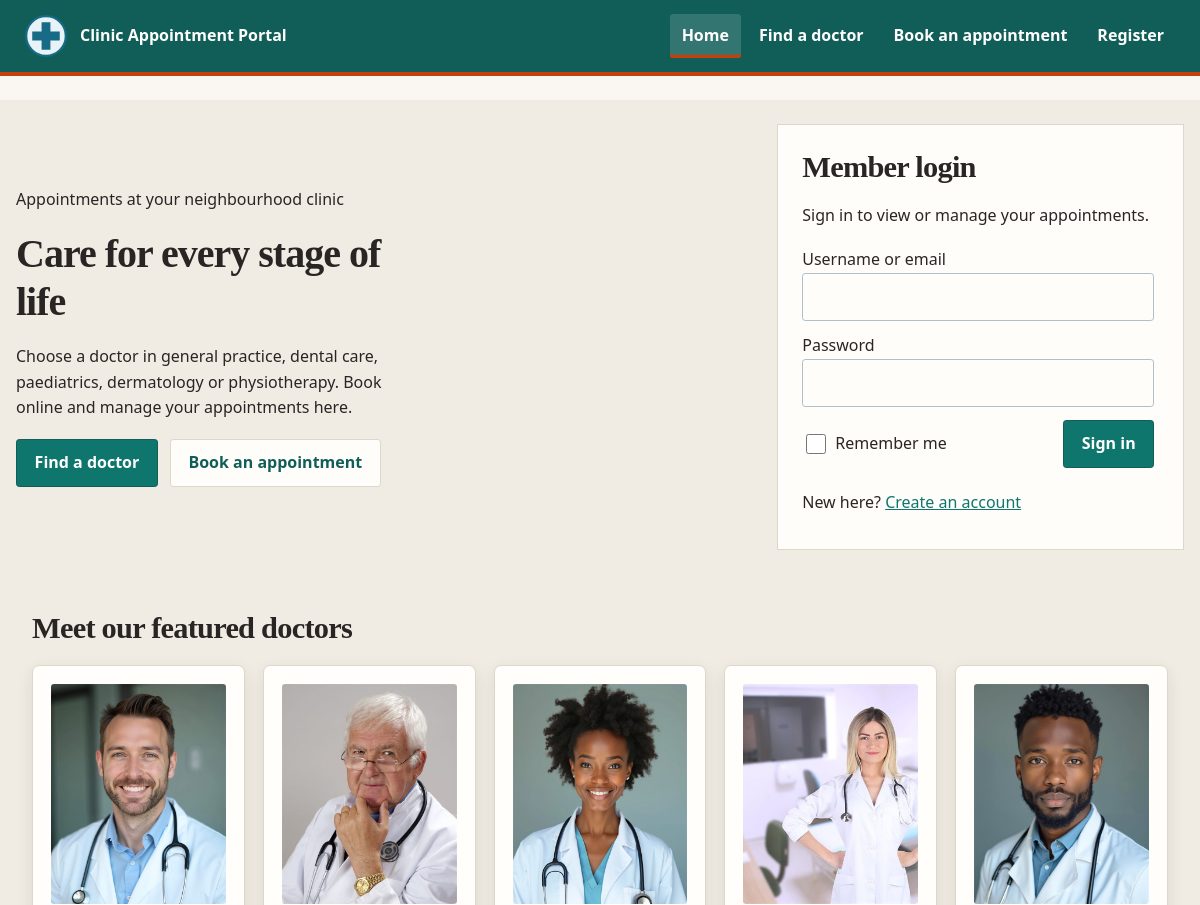
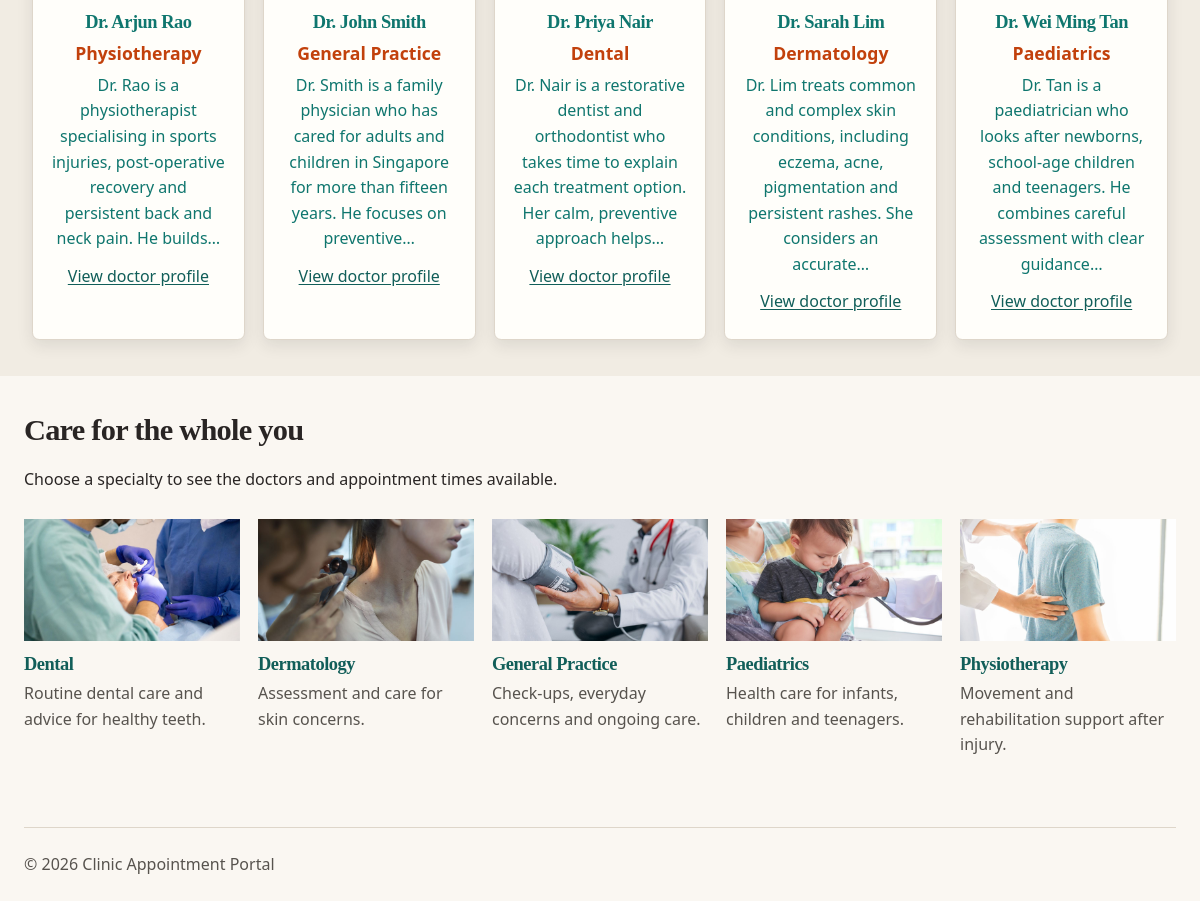
The app's page /clinic-plus/index.php with its own data (2 pictures, top to bottom).
### tables this page shows
CREATE TABLE `doctor` (
  `DoctorID` INT NOT NULL AUTO_INCREMENT,
  `FullName` VARCHAR(100) NOT NULL,
  `User` VARCHAR(100) NOT NULL,
  `HashPass` VARCHAR(255) NOT NULL,
  `Email` VARCHAR(100) NOT NULL,
  `Specialty` VARCHAR(80) DEFAULT NULL,
  `Qualifications` VARCHAR(255) DEFAULT NULL,
  `Languages` VARCHAR(120) DEFAULT NULL,
  `WriteUp` MEDIUMTEXT DEFAULT NULL,
  `ImageURL` VARCHAR(255) DEFAULT NULL,
  PRIMARY KEY (`DoctorID`),
  UNIQUE KEY `uq_doctor_user` (`User`),
  UNIQUE KEY `uq_doctor_email` (`Email`)
);

### clinic-plus/lib/helpers.php (called while the page is built, shortened)
<?php
function e(mixed $s): string
{
    return htmlspecialchars($s ?? '', ENT_QUOTES, 'UTF-8');
}
function text_excerpt(string $text, int $limit = 140): string
{
    $text = trim(preg_replace('/\s+/u', ' ', $text) ?? $text);
    preg_match_all('/./us', $text, $characters);
    $excerpt = implode('', array_slice($characters[0], 0, $limit));
    $boundary = strrpos($excerpt, ' ');
    if ($boundary !== false) {
        $excerpt = substr($excerpt, 0, $boundary);
    }
    return rtrim($excerpt) . '…';
}
function base_path(): string
{
    static $base = null;
    if ($base !== null) {
        return $base;
    }
    $base = '';
    $script = str_replace('\\', '/', (string) ($_SERVER['SCRIPT_NAME'] ?? ''));
    $file = realpath((string) ($_SERVER['SCRIPT_FILENAME'] ?? ''));
    $root = realpath(dirname(__DIR__));
    $inApp = str_replace('\\', '/', substr($file, strlen($root)));
    if ($inApp !== '' && strcasecmp(substr($script, -strlen($inApp)), $inApp) === 0) {
        $base = rtrim(substr($script, 0, -strlen($inApp)), '/');
    }
    return $base;
}
function url(string $path): string
{
    return base_path() . $path;
}
function app_request_uri(): string
{
    $uri = (string) ($_SERVER['REQUEST_URI'] ?? '/');
    $base = base_path();
    if ($base !== '' && strncasecmp($uri, $base, strlen($base)) === 0) {
        $uri = substr($uri, strlen($base));
    }
    return $uri === '' ? '/' : $uri;
}
function specialty_image(string $specialty): string
{
    $images = [
        'General Practice' => 'General_Practice_in_Action.jpg',
        'Dental' => 'Dentist_in_action.jpg',
        'Paediatrics' => 'Paediatrics_in_Action.jpg',
        'Dermatology' => 'Dermatologist_in_Action.jpg',
        'Physiotherapy' => 'Physiotherapist_in_Action.jpg',
    ];
    return '/assets/img/' . ($images[$specialty] ?? 'Clinic_Assisting_Elderly_woman.jpg');
}
function old(string $key, mixed $default = ''): mixed
{
    $value = $_SESSION['old'][$key] ?? $default;
    return $value;
}

### clinic-plus/lib/auth.php (called while the page is built, shortened)
<?php
require_once __DIR__ . DIRECTORY_SEPARATOR . 'helpers.php';
function current_user(): ?array
{
    if (array_key_exists('_auth_current_user_cache', $GLOBALS)) {
        return $GLOBALS['_auth_current_user_cache'];
    }
    $role = $_SESSION['role'] ?? null;
    $id = $_SESSION['id'] ?? null;
    if (!is_string($role) || !in_array($role, ['doctor', 'patient', 'admin'], true)) {
        return auth_cache_current_user(null);
    }
    $profile = account_by_id($role, (int) $id);
    $profile['role'] = $role;
    $profile['id'] = (int) $id;
    return auth_cache_current_user($profile);
}
function auth_cache_current_user(?array $user): ?array
{
    return $user;
}

### clinic-plus/models/doctors.php (called while the page is built, shortened)
<?php
require_once dirname(__DIR__) . DIRECTORY_SEPARATOR . 'lib' . DIRECTORY_SEPARATOR . 'db.php';
function all_doctors(?string $specialty = null): array
{
    $sql = 'SELECT `DoctorID`, `FullName`, `Specialty`, `Qualifications`, `Languages`, `WriteUp`, `ImageURL`
                , (SELECT MIN(`SlotDateTime`)
                   FROM `slots`
                   WHERE `slots`.`DoctorID` = `doctor`.`DoctorID`
                     AND `slots`.`Status` = \'Available\'
                     AND `slots`.`SlotDateTime` >= NOW()) AS `NextAvailable`
            FROM `doctor`';
    $params = [];
    $sql .= ' ORDER BY `FullName`';
    return q_all($sql, $params);
}
function all_specialties(): array
{
    return q_all(
        'SELECT DISTINCT `Specialty`
         FROM `doctor`
         WHERE `Specialty` IS NOT NULL
         ORDER BY `Specialty`'
    );
}

### clinic-plus/lib/db.php (called while the page is built, shortened)
<?php
function db(): PDO
{
    static $connection;
    if (!$connection instanceof PDO) {
        $dsn = 'mysql:host=' . DB_HOST
            . ';dbname=' . DB_NAME
            . ';charset=utf8mb4';
        $connection = new PDO($dsn, DB_USER, DB_PASS, [
            PDO::ATTR_ERRMODE => PDO::ERRMODE_EXCEPTION,
            PDO::ATTR_DEFAULT_FETCH_MODE => PDO::FETCH_ASSOC,
            PDO::ATTR_EMULATE_PREPARES => false,
            PDO::MYSQL_ATTR_INIT_COMMAND => "SET time_zone = '" . (new DateTimeImmutable())->format('P') . "'",
        ]);
    }
    return $connection;
}
function q(string $sql, array $params = []): PDOStatement
{
    $statement = db()->prepare($sql);
    $statement->execute($params);
    return $statement;
}
function q_all(string $sql, array $params = []): array
{
    return q($sql, $params)->fetchAll();
}

### clinic-plus/index.php (the view, shortened to what this page needs)
<?php
require_once __DIR__ . DIRECTORY_SEPARATOR . 'lib' . DIRECTORY_SEPARATOR . 'helpers.php';
require_once __DIR__ . DIRECTORY_SEPARATOR . 'lib' . DIRECTORY_SEPARATOR . 'auth.php';
require_once __DIR__ . DIRECTORY_SEPARATOR . 'models' . DIRECTORY_SEPARATOR . 'doctors.php';
$doctors = all_doctors();
$specialties = all_specialties();
$user = current_user();
$homeByRole = [
    'patient' => '/patient/home.php',
    'doctor' => '/doctor/home.php',
    'admin' => '/admin/console.php',
];
$home = is_array($user) ? ($homeByRole[(string) ($user['role'] ?? '')] ?? '/index.php') : null;
require __DIR__ . DIRECTORY_SEPARATOR . 'partials' . DIRECTORY_SEPARATOR . 'header.php';
require __DIR__ . DIRECTORY_SEPARATOR . 'partials' . DIRECTORY_SEPARATOR . 'nav.php';
?>
<main>
    <section class="hero-band band split">
        <div class="hero-copy">
            <div class="hero-copy-text">
                <p class="eyebrow">Appointments at your neighbourhood clinic</p>
                <h1>Care for every stage of life</h1>
                <p>Choose a doctor in general practice, dental care, paediatrics, dermatology or physiotherapy. Book online and manage your appointments here.</p>
                <div class="hero-actions">
                    <a class="button" href="<?= e(url('/doctors.php')) ?>">Find a doctor</a>
                    <a class="button secondary" href="<?= e(url('/doctors.php')) ?>">Book an appointment</a>
                </div>
            </div>
            <img src="<?= e(url('/assets/img/Doctor_Consulting.jpg')) ?>" width="1280" height="853" decoding="async" alt="A doctor discussing care with a patient" class="hero-image">
        </div>
        <section class="member-login" aria-labelledby="member-login-heading">
<?php if ($user !== null): ?>
        <h2 id="member-login-heading">Your clinic account</h2>
        <p>Review appointments and continue managing your care.</p>
        <a class="button" href="<?= e(url($home ?? '/index.php')) ?>">Go to your home</a>
<?php else: ?>
        <h2 id="member-login-heading">Member login</h2>
        <p>Sign in to view or manage your appointments.</p>
        <form method="post" action="<?= e(url('/actions/login.php')) ?>">
            <p>
                <label for="username-or-email">Username or email</label>
                <input id="username-or-email" name="username_or_email" type="text" value="<?= e((string) old('username_or_email')) ?>" autocomplete="username" required>
            </p>
            <p>
                <label for="login-password">Password</label>
                <input id="login-password" name="password" type="password" autocomplete="current-password" required>
            </p>
            <p>
                <label><input name="remember_me" type="checkbox" value="1"> Remember me</label>
                <button type="submit">Sign in</button>
            </p>
        </form>
        <p class="register-prompt">New here? <a href="<?= e(url('/register.php')) ?>">Create an account</a></p>
<?php endif; ?>
        </section>
    </section>
    <section class="featured-doctors band" aria-labelledby="featured-doctors-heading">
        <h2 id="featured-doctors-heading">Meet our featured doctors</h2>
        <div class="doctor-tiles">
<?php if ($doctors === []): ?>
            <p class="empty-state">No doctors are currently available.</p>
<?php else: ?>
<?php foreach ($doctors as $doctor):
    $image = trim((string) ($doctor['ImageURL'] ?? ''));
    $image = $image === '' ? '/assets/img/clinic-logo.svg' : '/' . ltrim($image, '/');
?>
            <a class="doctor-tile" href="<?= e(url('/doctor.php?id=' . (int) $doctor['DoctorID'])) ?>">
                <img src="<?= e(url($image)) ?>" alt="Portrait of <?= e((string) $doctor['FullName']) ?>" width="440" height="550" loading="eager">
                <h3><?= e((string) $doctor['FullName']) ?></h3>
<?php if (trim((string) ($doctor['Specialty'] ?? '')) !== ''): ?>
                <p class="doctor-specialty"><?= e((string) $doctor['Specialty']) ?></p>
<?php endif; ?>
                <p class="doctor-excerpt"><?= e(text_excerpt((string) ($doctor['WriteUp'] ?? ''))) ?></p>
                <span class="doctor-tile-link">View doctor profile</span>
            </a>
<?php endforeach; ?>
<?php endif; ?>
        </div>
    </section>
    <section class="services" aria-labelledby="services-heading">
        <h2 id="services-heading">Care for the whole you</h2>
        <p>Choose a specialty to see the doctors and appointment times available.</p>
        <div class="specialty-strip">
<?php foreach ($specialties as $specialtyRow):
    $specialty = trim((string) ($specialtyRow['Specialty'] ?? ''));
    $specialtyCopy = [
        'General Practice' => 'Check-ups, everyday concerns and ongoing care.',
        'Dental' => 'Routine dental care and advice for healthy teeth.',
        'Paediatrics' => 'Health care for infants, children and teenagers.',
        'Dermatology' => 'Assessment and care for skin concerns.',
        'Physiotherapy' => 'Movement and rehabilitation support after injury.',
    ][$specialty] ?? 'Talk with a doctor about your care needs.';
?>
            <a class="specialty-item" href="<?= e(url('/doctors.php?specialty=' . rawurlencode($specialty))) ?>">
                <img src="<?= e(url(specialty_image($specialty))) ?>" alt="" width="640" height="360" loading="lazy">
                <h3><?= e($specialty) ?></h3>
                <p><?= e($specialtyCopy) ?></p>
            </a>
<?php endforeach; ?>
        </div>
    </section>
</main>
<?php
require __DIR__ . DIRECTORY_SEPARATOR . 'partials' . DIRECTORY_SEPARATOR . 'footer.php';

### clinic-plus/assets/tokens.css (style rules this page uses)
:root { --c-ink: #292524; --c-muted: #57534e; --c-paper: #fffdf9; --c-surface: #faf7f2; --c-surface-band: #f1ece3; --c-surface-tile: #fffefa; --c-line: #ded6ca; --c-primary: #0f766e; --c-primary-dark: #115e59; --c-accent: #c2410c; --c-success: #166534; --c-danger: #b91c1c; --shadow-doctor-tile: 0 0.35rem 1rem rgba(41, 37, 36, 0.10); --radius-control: 0.2rem; --radius-tile: 0.45rem; --radius-section: 0; }

### records on screen
doctor: ImageURL (picture), FullName "Dr. Arjun Rao", Specialty "Physiotherapy", WriteUp "Dr. Rao is a physiotherapist specialising in sports injuries, post-operative recovery and persistent back and neck pain. He builds…"
doctor: ImageURL (picture), FullName "Dr. John Smith", Specialty "General Practice", WriteUp "Dr. Smith is a family physician who has cared for adults and children in Singapore for more than fifteen years. He focuses on preventive…"
doctor: ImageURL (picture), FullName "Dr. Priya Nair", Specialty "Dental", WriteUp "Dr. Nair is a restorative dentist and orthodontist who takes time to explain each treatment option. Her calm, preventive approach helps…"
doctor: ImageURL (picture), FullName "Dr. Sarah Lim", Specialty "Dermatology", WriteUp "Dr. Lim treats common and complex skin conditions, including eczema, acne, pigmentation and persistent rashes. She considers an accurate…"
doctor: ImageURL (picture), FullName "Dr. Wei Ming Tan", Specialty "Paediatrics", WriteUp "Dr. Tan is a paediatrician who looks after newborns, school-age children and teenagers. He combines careful assessment with clear guidance…"

### other values on screen
$link['label'] "Home"
$link['label'] "Find a doctor"
$link['label'] "Book an appointment"
$link['label'] "Register"
$specialty "Dental"
$specialtyCopy "Routine dental care and advice for healthy teeth."
$specialty "Dermatology"
$specialtyCopy "Assessment and care for skin concerns."
$specialty "General Practice"
$specialtyCopy "Check-ups, everyday concerns and ongoing care."
$specialty "Paediatrics"
$specialtyCopy "Health care for infants, children and teenagers."
$specialty "Physiotherapy"
$specialtyCopy "Movement and rehabilitation support after injury."
